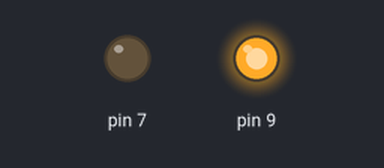
The sketch below on a simulated Arduino Uno, built with avr-gcc and run on an emulated ATmega328P. Parts: output pins drawn as LEDs (lit = HIGH).

Above: at 0.1 s.
Timing chart, 0 to 1.6 s (numbered marks = the images above):
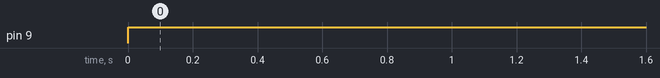

Measured:
- by itself, pin 9: LOW → HIGH at 0.00 s

The sketch:

bts_class.ino
```cpp
#include "bts.h"

bts motor1(7,9); //leftpwm,rightpwm


void setup() {
  // put your setup code here, to run once:

}

void loop() {
  // put your main code here, to run repeatedly:
  motor1.drive(255);

}
```

bts.cpp
```cpp
#include "bts.h"

bts::bts(int leftpwm, int rightpwm) {
  lpwm=leftpwm;
  rpwm=rightpwm;
  pinMode(rpwm, OUTPUT);
  pinMode(lpwm, OUTPUT);
}

void bts::drive(int pwmval) {
  if (pwmval > 0) {
    analogWrite(rpwm, pwmval);
    analogWrite(lpwm, 0);
  } else if (pwmval < 0) {
    analogWrite(rpwm, 0);
    analogWrite(lpwm, abs(pwmval));
  } else {
    analogWrite(rpwm, 0);
    analogWrite(lpwm, 0);
  }
}
```

bts.h
```cpp
#ifndef BTS_H
#define BTS_H

#include <Arduino.h>

class bts {
public:
  bts(int leftpwm, int rightpwm);
  void drive(int pwmval);

private:
  int rpwm;
  int lpwm;
  int pwmval;
};
#endif
```
